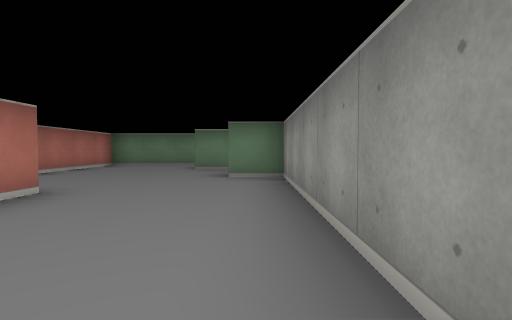
View 1 (above)

12 first-person views from a walk through a cub3D level. The camera is about half as high as the walls, tilts 2° down and sees 80° across. The floor is counted in squares. Each view is taken from the middle of a square. On the plan, view 1 faces up. The plan holds only what a view shows up to about 9 squares ahead; the rest is blank.

View 2
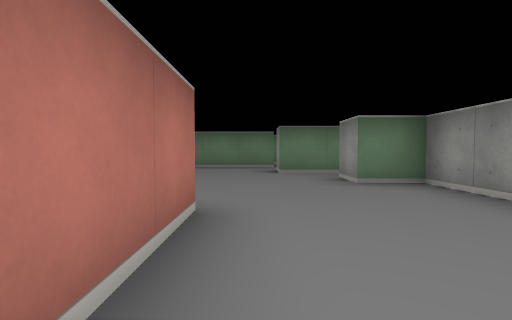

View 3
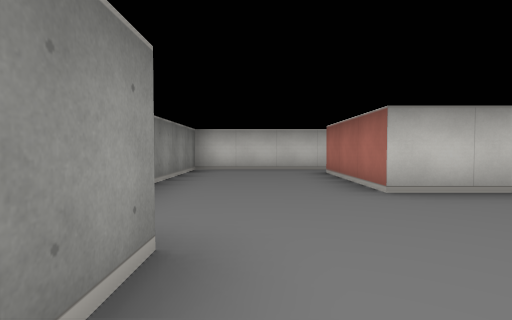

View 4
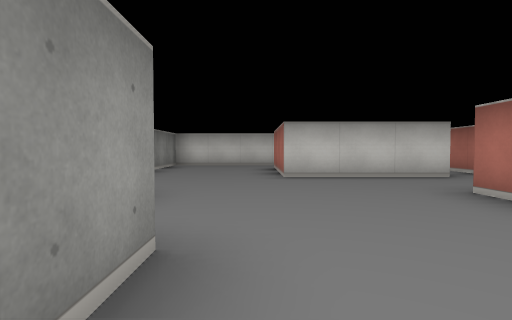

View 5
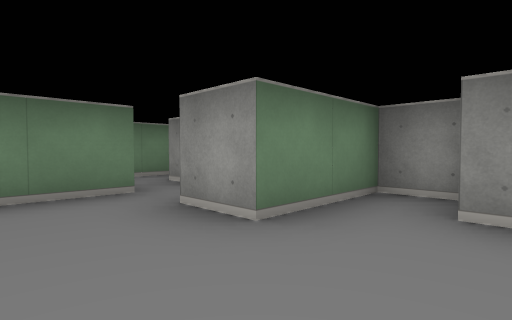

View 6
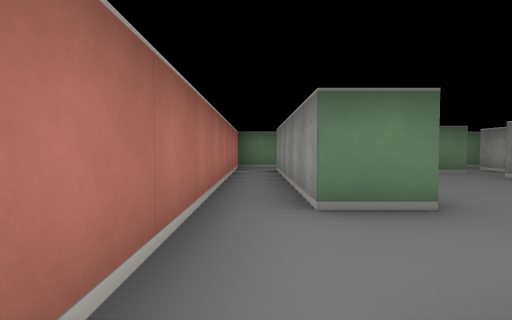

View 7
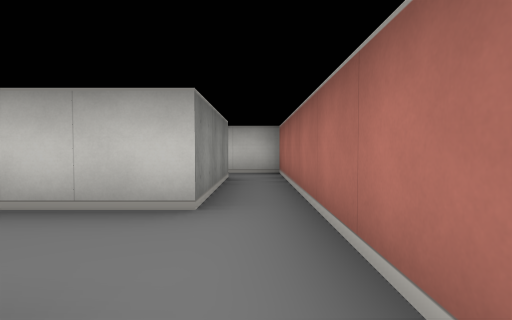

View 8
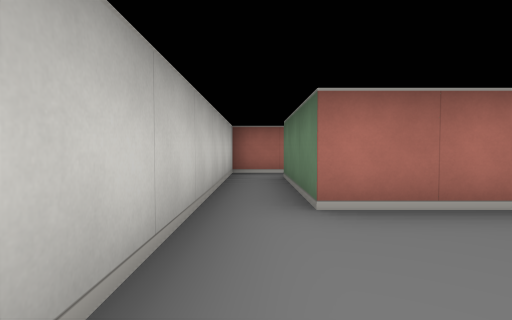

View 9
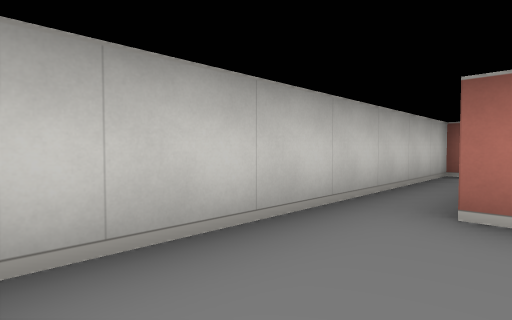

View 10
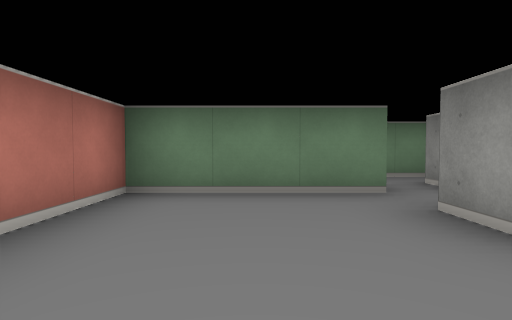

View 11
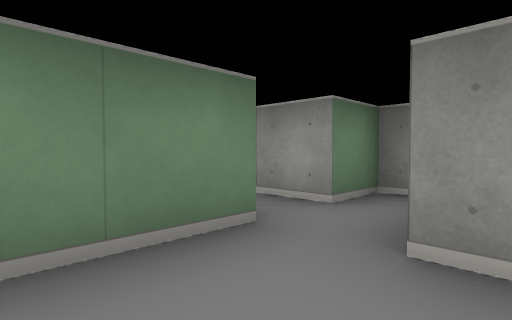

View 12
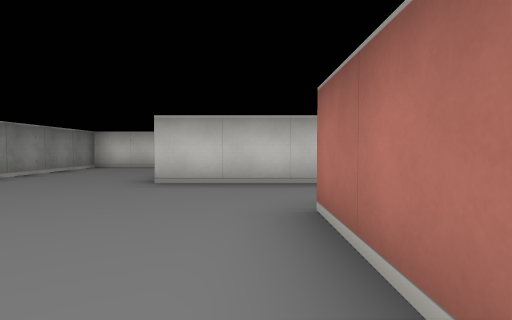

### Floor plan
Ten units are one square. View 1 is at (0, 0); x grows to the right and y downward. Boxes are objects, and circles mark ways between rooms. Rooms are numbered by the first view taken in them; rooms with no view inside come last. Other rooms are left out.
<svg viewBox="-70 -116 81 126">
<path fill="none" stroke="#000" d="M-45 -35 -25 -35 -25 -5M5 -66 5 -75 -15 -75 -15 -85M-14 -95 -45 -95 -45 -55M6 -95 -5 -95M-25 5 5 5 5 -55 -5 -55 -5 -65M-45 -55 -55 -55 -55 -102M-25 -5 -55 -5 -55 -35 -45 -35M-65 -111 -65 5 -25 5"/>
<circle cx="-30" cy="0" r="3" fill="#2a7"/>
<circle cx="-50" cy="-45" r="3" fill="#2a7"/>
<text x="-20" y="-50">1</text>
<text x="-60" y="-40">2</text>
</svg>
Room 1 opens to room 2.

Where each view was taken, in squares from view 1:
view 1: 0 up, 0 right, facing up
view 2: 1 up, 2 left, facing up
view 3: 7 up, 1 left, facing down
view 4: 9 up, 2 left, facing down
view 5: 6 up, 3 left, facing up-right
view 6: 3 up, 6 left, facing up
view 7: 6 up, 6 left, facing down
view 8: 0 up, 0 right, facing left
view 9: 1 up, 0 right, facing down-left
view 10: 6 up, 3 left, facing up
view 11: 8 up, 3 left, facing up-right
view 12: 8 up, 4 left, facing down
